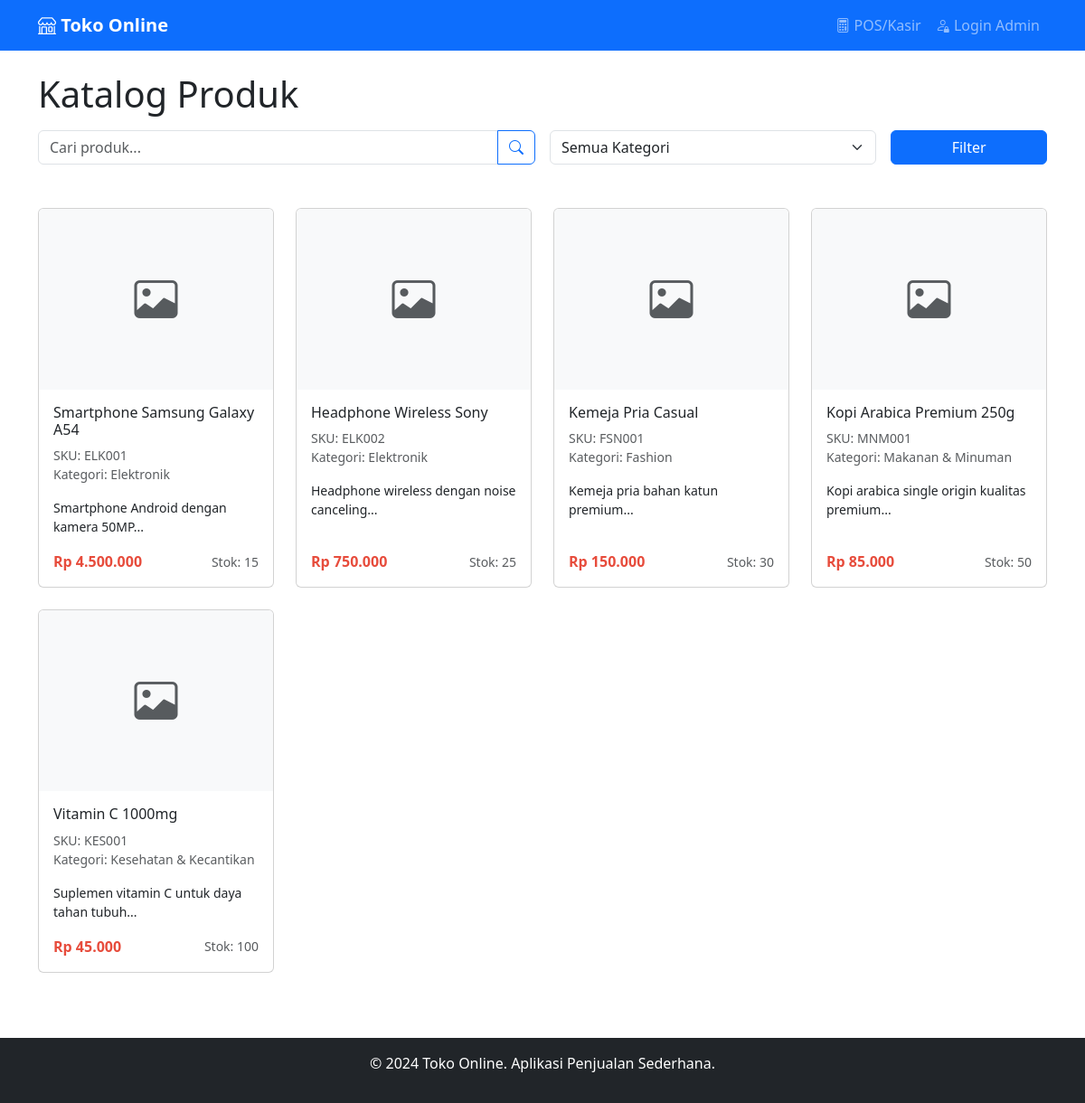
The page / on the database its author committed.
### tables this page shows
CREATE TABLE products (
    id INT AUTO_INCREMENT PRIMARY KEY,
    sku VARCHAR(50) UNIQUE NOT NULL,
    nama VARCHAR(200) NOT NULL,
    category_id INT,
    deskripsi TEXT,
    harga_jual DECIMAL(10,2) NOT NULL,
    harga_beli DECIMAL(10,2),
    stok INT NOT NULL DEFAULT 0,
    gambar_path VARCHAR(255),
    created_at TIMESTAMP DEFAULT CURRENT_TIMESTAMP,
    updated_at TIMESTAMP DEFAULT CURRENT_TIMESTAMP ON UPDATE CURRENT_TIMESTAMP,
    FOREIGN KEY (category_id) REFERENCES categories(id)
);

CREATE TABLE categories (
    id INT AUTO_INCREMENT PRIMARY KEY,
    nama VARCHAR(100) NOT NULL,
    slug VARCHAR(100) UNIQUE NOT NULL,
    created_at TIMESTAMP DEFAULT CURRENT_TIMESTAMP
);

### koneksi.php (called while the page is built, shortened)
<?php
function formatRupiah($angka) {
    return 'Rp ' . number_format($angka, 0, ',', '.');
}
?>

### index.php (the view, shortened to what this page needs)
<?php
require_once 'koneksi.php';
$search = isset($_GET['search']) ? sanitize($_GET['search']) : '';
$query = "SELECT p.*, c.nama as kategori_nama FROM products p
          LEFT JOIN categories c ON p.category_id = c.id
          WHERE p.stok > 0";
$params = [];
$query .= " ORDER BY p.created_at DESC";
$stmt = $pdo->prepare($query);
$stmt->execute($params);
$products = $stmt->fetchAll();
?>
<!DOCTYPE html>
<html lang="id">
<head>
    <link href="https://cdn.jsdelivr.net/npm/bootstrap@5.3.0/dist/css/bootstrap.min.css" rel="stylesheet">
    <link href="https://cdn.jsdelivr.net/npm/bootstrap-icons@1.10.0/font/bootstrap-icons.css" rel="stylesheet">
</head>
<body>
    <nav class="navbar navbar-expand-lg navbar-dark bg-primary">
        <div class="container">
            <a class="navbar-brand" href="index.php">
                <i class="bi bi-shop"></i> Toko Online
            </a>
            <div class="collapse navbar-collapse" id="navbarNav">
                <ul class="navbar-nav ms-auto">
                    <li class="nav-item">
                        <a class="nav-link" href="pos.php">
                            <i class="bi bi-calculator"></i> POS/Kasir
                        </a>
                    </li>
                    <li class="nav-item">
                        <a class="nav-link" href="admin_login.php">
                            <i class="bi bi-person-lock"></i> Login Admin
                        </a>
                    </li>
                </ul>
            </div>
        </div>
    </nav>
    <div class="container mt-4">
        <div class="row mb-4">
            <div class="col-12">
                <h1 class="mb-3">Katalog Produk</h1>
                <form method="GET" class="row g-3 mb-4">
                    <div class="col-md-6">
                        <div class="input-group">
                            <input type="text" class="form-control" name="search"
                                   placeholder="Cari produk..." value="<?php echo htmlspecialchars($search); ?>">
                            <button class="btn btn-outline-primary" type="submit">
                                <i class="bi bi-search"></i>
                            </button>
                        </div>
                    </div>
                    <div class="col-md-4">
                        <select name="category" class="form-select">
                            <option value="0">Semua Kategori</option>
                        </select>
                    </div>
                    <div class="col-md-2">
                        <button type="submit" class="btn btn-primary w-100">Filter</button>
                    </div>
                </form>
            </div>
        </div>
        <div class="row">
            <?php if (empty($products)): ?>
                <div class="col-12">
                    <div class="alert alert-info text-center">
                        <i class="bi bi-info-circle"></i>
                        Tidak ada produk yang ditemukan.
                    </div>
                </div>
            <?php else: ?>
                <?php foreach ($products as $product): ?>
                    <div class="col-lg-3 col-md-4 col-sm-6 mb-4">
                        <a href="view_products.php?id=<?= $product['id'] ?>" class="text-decoration-none text-dark">
                            <div class="card h-100 product-card">
                                <?php if ($product['gambar_path'] && file_exists('uploads/products/' . $product['gambar_path'])): ?>
                                    <img src="uploads/products/<?= htmlspecialchars($product['gambar_path']); ?>"
                                         class="card-img-top product-image"
                                         alt="<?= htmlspecialchars($product['nama']); ?>">
                                <?php else: ?>
                                    <div class="card-img-top product-image bg-light d-flex align-items-center justify-content-center">
                                        <i class="bi bi-image text-muted" style="font-size: 3rem;"></i>
                                    </div>
                                <?php endif; ?>
                                <div class="card-body d-flex flex-column">
                                    <h6 class="card-title"><?= htmlspecialchars($product['nama']); ?></h6>
                                    <p class="card-text text-muted small">
                                        SKU: <?= htmlspecialchars($product['sku']); ?>
                                        <?php if ($product['kategori_nama']): ?>
                                            <br>Kategori: <?= htmlspecialchars($product['kategori_nama']); ?>
                                        <?php endif; ?>
                                    </p>
                                    <?php if ($product['deskripsi']): ?>
                                        <p class="card-text small"><?= htmlspecialchars(substr($product['deskripsi'], 0, 100)); ?>...</p>
                                    <?php endif; ?>
                                    <div class="mt-auto">
                                        <div class="d-flex justify-content-between align-items-center">
                                            <span class="price fs-6"><?= formatRupiah($product['harga_jual']); ?></span>
                                            <small class="text-muted">Stok: <?= $product['stok']; ?></small>
                                        </div>
                                    </div>
                                </div>
                            </div>
                        </a>
                    </div>
                <?php endforeach; ?>
            <?php endif; ?>
        </div>
    </div>
    <footer class="bg-dark text-white text-center py-3 mt-5">
        <div class="container">
            <p>&copy; 2024 Toko Online. Aplikasi Penjualan Sederhana.</p>
        </div>
    </footer>
</body>
</html>

### index.php (style rules this page uses)
.product-card { transition: transform 0.2s; }
.product-image { height: 200px; object-fit: cover; }
.price { color: #e74c3c; font-weight: bold; }
.navbar-brand { font-weight: bold; }

### rows shown on the page
products: nama "Smartphone Samsung Galaxy A54", sku "ELK001", category.nama "Elektronik", deskripsi "Smartphone Android dengan kamera 50MP", harga_jual "Rp 4.500.000", stok "15"
products: nama "Headphone Wireless Sony", sku "ELK002", category.nama "Elektronik", deskripsi "Headphone wireless dengan noise canceling", harga_jual "Rp 750.000", stok "25"
products: nama "Kemeja Pria Casual", sku "FSN001", category.nama "Fashion", deskripsi "Kemeja pria bahan katun premium", harga_jual "Rp 150.000", stok "30"
products: nama "Kopi Arabica Premium 250g", sku "MNM001", category.nama "Makanan & Minuman", deskripsi "Kopi arabica single origin kualitas premium", harga_jual "Rp 85.000", stok "50"
products: nama "Vitamin C 1000mg", sku "KES001", category.nama "Kesehatan & Kecantikan", deskripsi "Suplemen vitamin C untuk daya tahan tubuh", harga_jual "Rp 45.000", stok "100"
